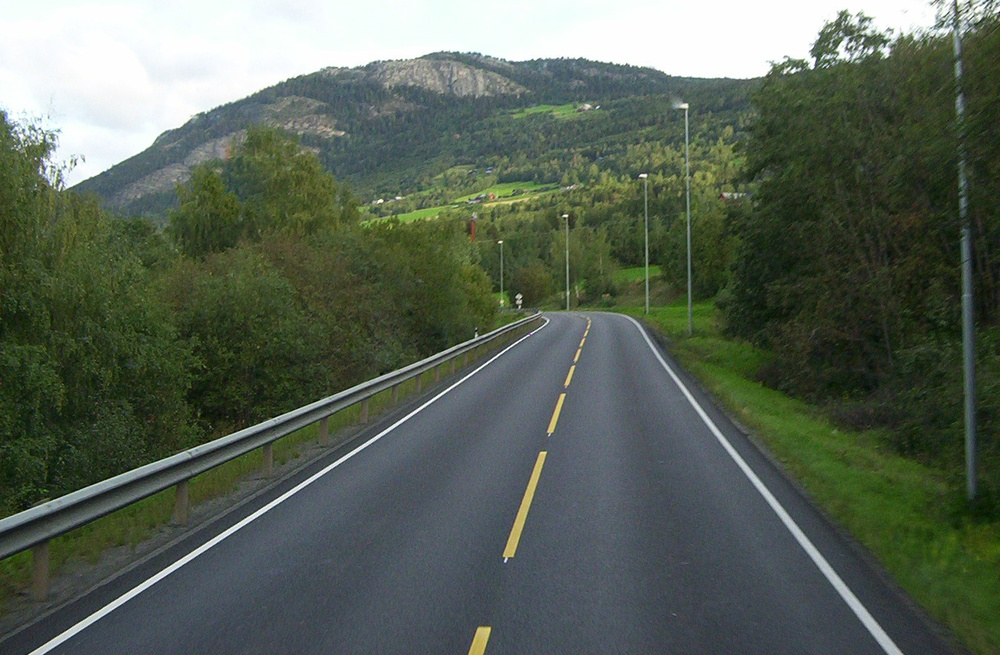
#> input picture ex11/road.jpg, 1000 x 655 px, shrunk from 1346 x 882 before the run, found by its file name
$ python ex11_road.py   (older library calls are emulated)
#> lines starting #> are read from the running program, lines starting #| are printed output that depends on the picture; after the words box and inside, x2 and y2 are one past the last pixel; in counts of white or black regions, pixels touching at a corner belong together
# Ex.No.2 Edge, Corner and Line Detection
import cv2
import numpy as np
import matplotlib.pyplot as plt

img_path = r"C:\CV Programs\ex11\road.jpg"
img = cv2.imread(img_path)
#> img is the input picture: shape (655, 1000, 3); mean B, G, R 87, 99.6, 89.3
gray = cv2.cvtColor(img, cv2.COLOR_BGR2GRAY)

# Edge Detection
sobel = cv2.Sobel(gray, cv2.CV_64F, 1, 1, ksize=3)
sobel = cv2.convertScaleAbs(sobel)   # Convert to 8-bit for display
canny = cv2.Canny(gray, 100, 200)
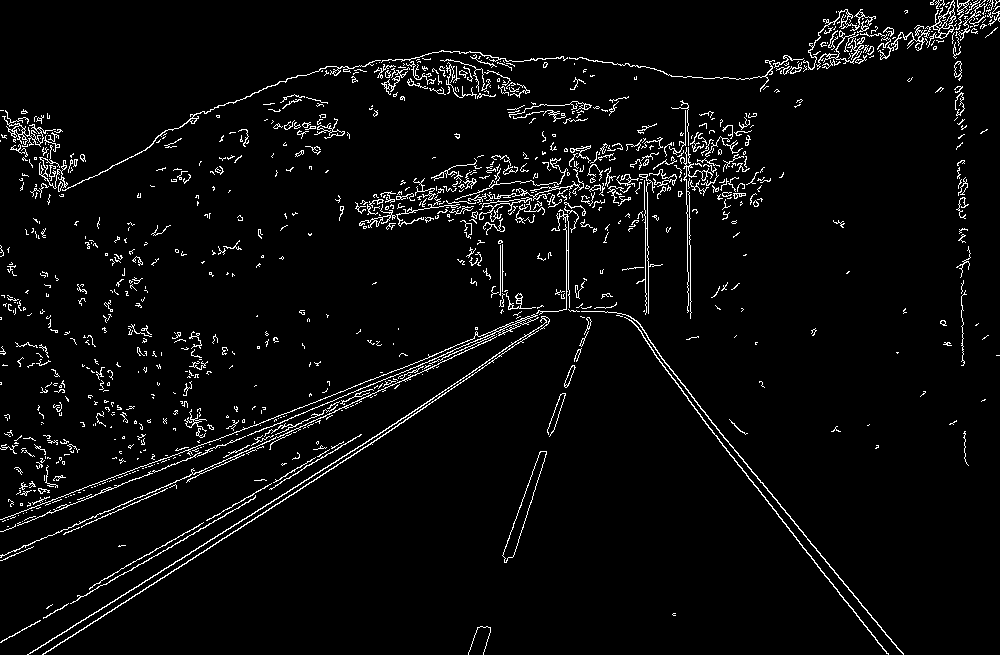
#> canny: shape (655, 1000); 4% white in thin lines or dots

# Corner Detection
harris = cv2.cornerHarris(np.float32(gray), 2, 3, 0.04)
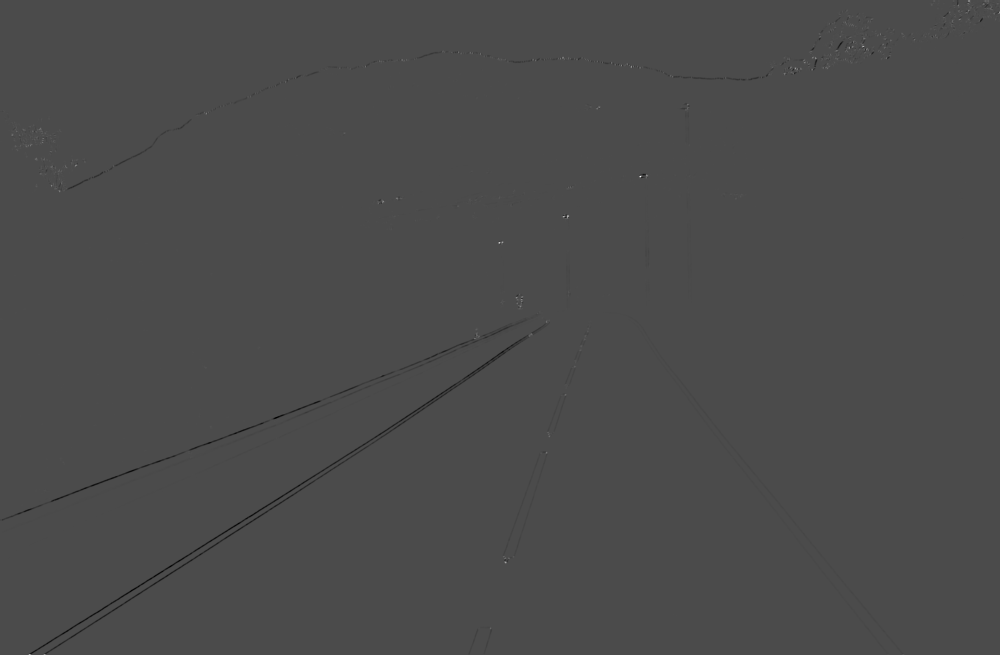
#> harris: shape (655, 1000) float32; min -35779820, max 85104392, mean -78586.3; drawn with min black and max white
img_harris = img.copy()
img_harris[harris > 0.01 * harris.max()] = [0, 0, 255]
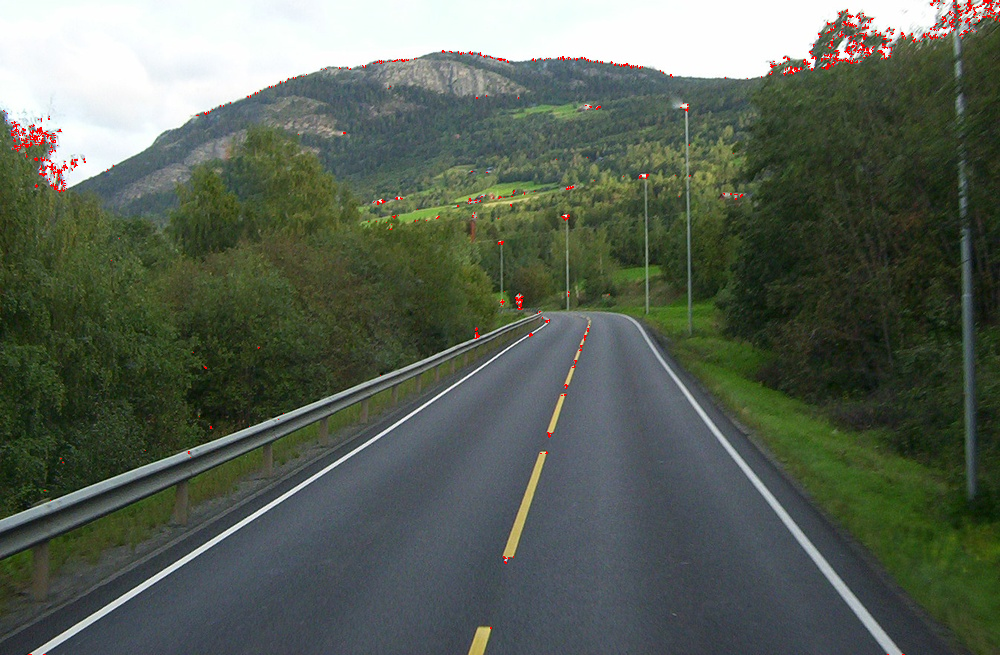
#> img_harris: shape (655, 1000, 3); 0.45% of pixels changed, all inside (x1, y1, x2, y2) = (3, 0, 1000, 655)

corners = cv2.goodFeaturesToTrack(gray, 100, 0.01, 10)
#> corners = 100 rows, first 8: [567, 215], [639, 176], [498, 242], [814, 58], [382, 201], [862, 45], [562, 57], [794, 68]
img_shi = img.copy()
for c in corners.astype(int):
    x, y = c.ravel()
    cv2.circle(img_shi, (x, y), 3, (0, 255, 0), -1)
#> this loop made 100 passes
#> (x, y) on passes 1 to 12: (567, 215), (639, 176), (498, 242), (814, 58), (382, 201), (862, 45), (562, 57), (794, 68), (521, 299), (848, 47), (505, 562), (630, 66)
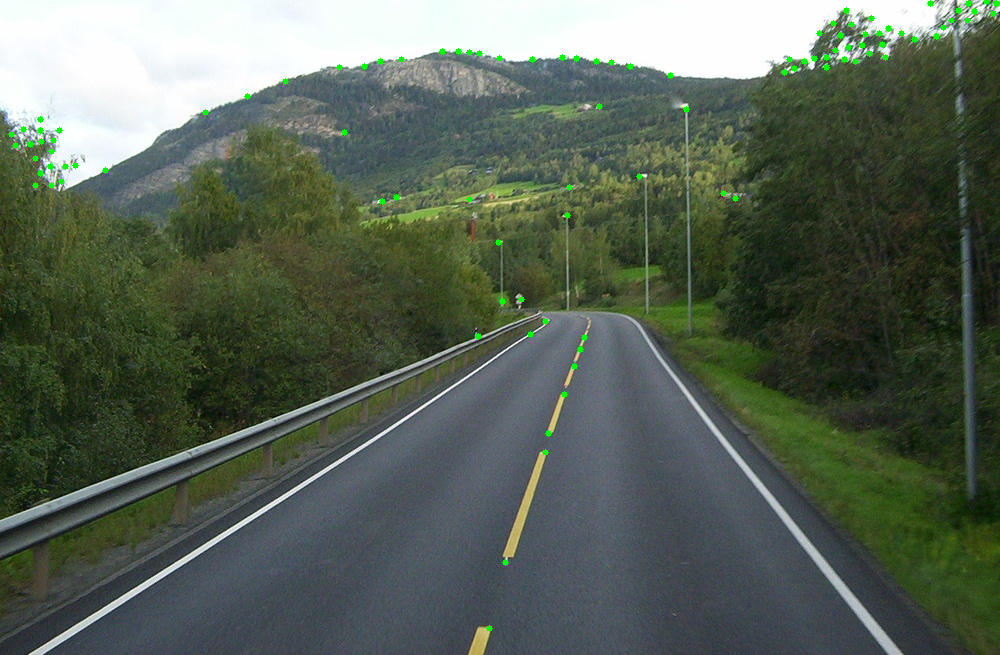
#> img_shi: shape (655, 1000, 3); 0.44% of pixels changed, all inside (x1, y1, x2, y2) = (8, 0, 1000, 632)

# Line Detection
edges = cv2.Canny(gray, 50, 150)
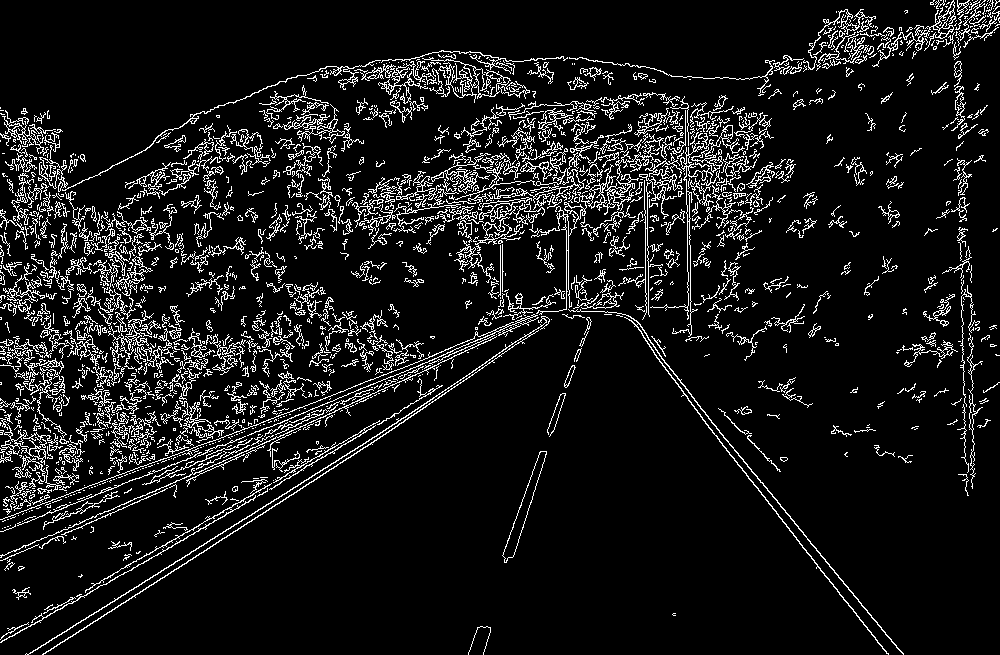
#> edges: shape (655, 1000); 9.3% white in thin lines or dots
lines = cv2.HoughLinesP(edges, 1, np.pi/180, 100, 100, 10)
#> lines = 85 rows, first 6: [27, 654, 293, 488], [235, 531, 399, 424], [753, 483, 834, 586], [240, 501, 250, 495], [122, 574, 155, 555], [344, 444, 367, 430]
img_hough = img.copy()
for l in lines:
    x1, y1, x2, y2 = l[0]
    cv2.line(img_hough, (x1, y1), (x2, y2), (255, 0, 0), 2)
#> this loop made 85 passes
#> (x1, y1, x2, y2) on passes 1 to 12: (27, 654, 293, 488), (235, 531, 399, 424), (753, 483, 834, 586), (240, 501, 250, 495), (122, 574, 155, 555), (344, 444, 367, 430), (332, 412, 373, 393), (294, 416, 309, 410), (256, 492, 271, 483), (62, 642, 162, 577), (142, 499, 165, 489), (201, 553, 228, 535)
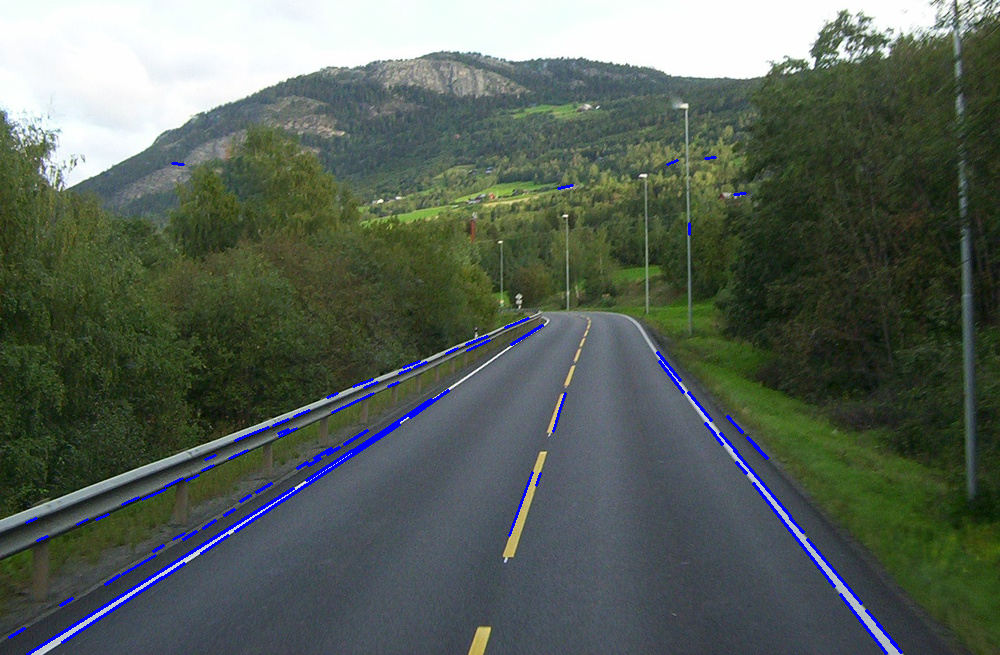
#> img_hough: shape (655, 1000, 3); 1.28% of pixels changed, all inside (x1, y1, x2, y2) = (8, 156, 903, 655)

# Display all
titles = ['Original', 'Sobel', 'Canny', 'Harris', 'Shi-Tomasi', 'Hough Lines']
images = [img, sobel, canny, img_harris, img_shi, img_hough]

for i in range(6):
    plt.subplot(2, 3, i+1)
    if len(images[i].shape) == 2:
        plt.imshow(images[i], cmap='gray')
    else:
        plt.imshow(cv2.cvtColor(images[i], cv2.COLOR_BGR2RGB))
    plt.title(titles[i])
    plt.axis('off')

plt.tight_layout()
plt.show()
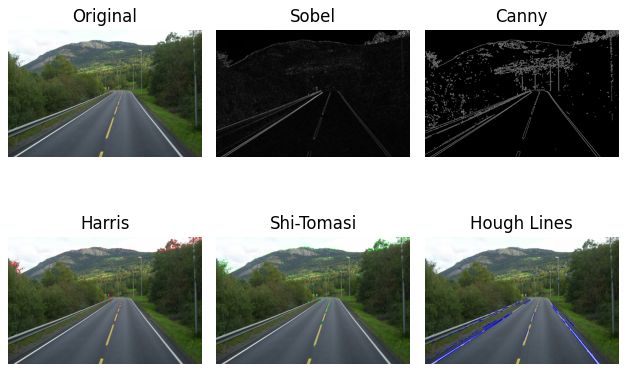
#> figure drawn by matplotlib, 6 panels
